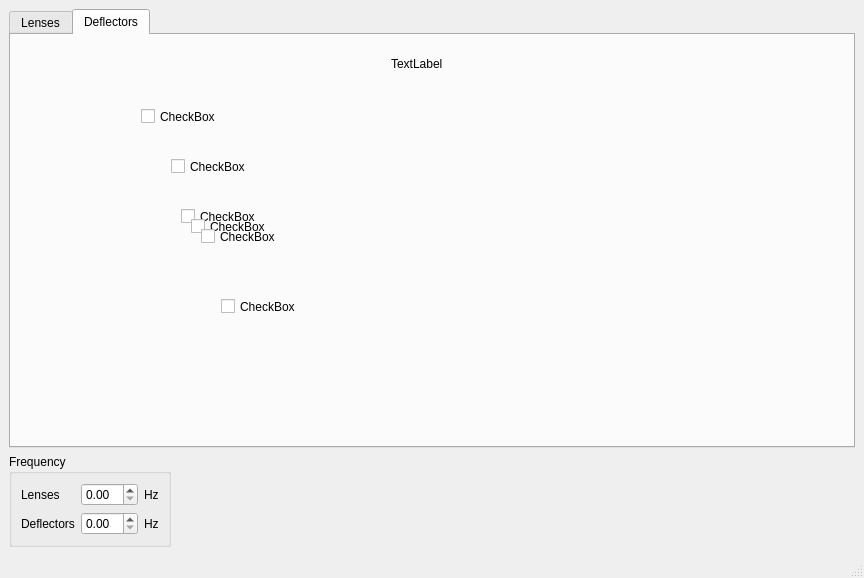
<?xml version="1.0" encoding="UTF-8"?>
<ui version="4.0">
 <class>MainWindow</class>
 <widget class="QMainWindow" name="MainWindow">
  <property name="geometry">
   <rect>
    <x>0</x>
    <y>0</y>
    <width>864</width>
    <height>578</height>
   </rect>
  </property>
  <property name="windowTitle">
   <string>MainWindow</string>
  </property>
  <widget class="QWidget" name="centralwidget">
   <layout class="QGridLayout" name="gridLayout">
    <item row="0" column="0">
     <widget class="QTabWidget" name="tabWidget">
      <property name="currentIndex">
       <number>1</number>
      </property>
      <widget class="QWidget" name="lensesTab">
       <attribute name="title">
        <string>Lenses</string>
       </attribute>
       <layout class="QGridLayout" name="gridLayout_2">
        <item row="1" column="3">
         <layout class="QHBoxLayout" name="horizontalLayout_2">
          <item>
           <widget class="QSlider" name="horizontalSlider_2">
            <property name="orientation">
             <enum>Qt::Horizontal</enum>
            </property>
           </widget>
          </item>
          <item>
           <widget class="QDoubleSpinBox" name="doubleSpinBox_11"/>
          </item>
         </layout>
        </item>
        <item row="1" column="4">
         <layout class="QHBoxLayout" name="horizontalLayout_3">
          <item>
           <widget class="QSlider" name="horizontalSlider_3">
            <property name="orientation">
             <enum>Qt::Horizontal</enum>
            </property>
           </widget>
          </item>
          <item>
           <widget class="QDoubleSpinBox" name="doubleSpinBox_21"/>
          </item>
         </layout>
        </item>
        <item row="7" column="4">
         <layout class="QHBoxLayout" name="horizontalLayout_26">
          <item>
           <widget class="QSlider" name="horizontalSlider_26">
            <property name="orientation">
             <enum>Qt::Horizontal</enum>
            </property>
           </widget>
          </item>
          <item>
           <widget class="QDoubleSpinBox" name="doubleSpinBox_26"/>
          </item>
         </layout>
        </item>
        <item row="0" column="4">
         <widget class="QLabel" name="label_4">
          <property name="text">
           <string>F</string>
          </property>
         </widget>
        </item>
        <item row="6" column="3">
         <layout class="QHBoxLayout" name="horizontalLayout_16">
          <item>
           <widget class="QSlider" name="horizontalSlider_16">
            <property name="orientation">
             <enum>Qt::Horizontal</enum>
            </property>
           </widget>
          </item>
          <item>
           <widget class="QDoubleSpinBox" name="doubleSpinBox_15"/>
          </item>
         </layout>
        </item>
        <item row="2" column="0">
         <widget class="QCheckBox" name="checkBox_3">
          <property name="text">
           <string>CL2</string>
          </property>
         </widget>
        </item>
        <item row="6" column="4">
         <layout class="QHBoxLayout" name="horizontalLayout_25">
          <item>
           <widget class="QSlider" name="horizontalSlider_25">
            <property name="orientation">
             <enum>Qt::Horizontal</enum>
            </property>
           </widget>
          </item>
          <item>
           <widget class="QDoubleSpinBox" name="doubleSpinBox_25"/>
          </item>
         </layout>
        </item>
        <item row="4" column="0">
         <widget class="QCheckBox" name="checkBox_4">
          <property name="text">
           <string>CM</string>
          </property>
         </widget>
        </item>
        <item row="9" column="1">
         <layout class="QHBoxLayout" name="horizontalLayout_10">
          <item>
           <widget class="QSlider" name="horizontalSlider_10">
            <property name="orientation">
             <enum>Qt::Horizontal</enum>
            </property>
           </widget>
          </item>
          <item>
           <widget class="QDoubleSpinBox" name="doubleSpinBox_8"/>
          </item>
         </layout>
        </item>
        <item row="1" column="0">
         <widget class="QCheckBox" name="checkBox">
          <property name="text">
           <string>CL1</string>
          </property>
         </widget>
        </item>
        <item row="8" column="0">
         <widget class="QCheckBox" name="checkBox_7">
          <property name="text">
           <string>IL1</string>
          </property>
         </widget>
        </item>
        <item row="9" column="3">
         <layout class="QHBoxLayout" name="horizontalLayout_19">
          <item>
           <widget class="QSlider" name="horizontalSlider_19">
            <property name="orientation">
             <enum>Qt::Horizontal</enum>
            </property>
           </widget>
          </item>
          <item>
           <widget class="QDoubleSpinBox" name="doubleSpinBox_18"/>
          </item>
         </layout>
        </item>
        <item row="0" column="1">
         <widget class="QLabel" name="label_2">
          <property name="text">
           <string>X</string>
          </property>
         </widget>
        </item>
        <item row="6" column="1">
         <layout class="QHBoxLayout" name="horizontalLayout_7">
          <item>
           <widget class="QSlider" name="horizontalSlider_7">
            <property name="orientation">
             <enum>Qt::Horizontal</enum>
            </property>
           </widget>
          </item>
          <item>
           <widget class="QDoubleSpinBox" name="doubleSpinBox_5"/>
          </item>
         </layout>
        </item>
        <item row="0" column="3">
         <widget class="QLabel" name="label_3">
          <property name="text">
           <string>Y</string>
          </property>
         </widget>
        </item>
        <item row="8" column="3">
         <layout class="QHBoxLayout" name="horizontalLayout_18">
          <item>
           <widget class="QSlider" name="horizontalSlider_18">
            <property name="orientation">
             <enum>Qt::Horizontal</enum>
            </property>
           </widget>
          </item>
          <item>
           <widget class="QDoubleSpinBox" name="doubleSpinBox_17"/>
          </item>
         </layout>
        </item>
        <item row="11" column="3">
         <layout class="QHBoxLayout" name="horizontalLayout_21">
          <item>
           <widget class="QSlider" name="horizontalSlider_21">
            <property name="orientation">
             <enum>Qt::Horizontal</enum>
            </property>
           </widget>
          </item>
          <item>
           <widget class="QDoubleSpinBox" name="doubleSpinBox_20"/>
          </item>
         </layout>
        </item>
        <item row="3" column="3">
         <layout class="QHBoxLayout" name="horizontalLayout_14">
          <item>
           <widget class="QSlider" name="horizontalSlider_14">
            <property name="orientation">
             <enum>Qt::Horizontal</enum>
            </property>
           </widget>
          </item>
          <item>
           <widget class="QDoubleSpinBox" name="doubleSpinBox_13"/>
          </item>
         </layout>
        </item>
        <item row="0" column="0">
         <widget class="QLabel" name="label">
          <property name="text">
           <string>Lens</string>
          </property>
         </widget>
        </item>
        <item row="10" column="1">
         <layout class="QHBoxLayout" name="horizontalLayout_11">
          <item>
           <widget class="QSlider" name="horizontalSlider_11">
            <property name="orientation">
             <enum>Qt::Horizontal</enum>
            </property>
           </widget>
          </item>
          <item>
           <widget class="QDoubleSpinBox" name="doubleSpinBox_9"/>
          </item>
         </layout>
        </item>
        <item row="1" column="1">
         <layout class="QHBoxLayout" name="horizontalLayout">
          <item>
           <widget class="QSlider" name="horizontalSlider">
            <property name="orientation">
             <enum>Qt::Horizontal</enum>
            </property>
           </widget>
          </item>
          <item>
           <widget class="QDoubleSpinBox" name="doubleSpinBox"/>
          </item>
         </layout>
        </item>
        <item row="11" column="4">
         <layout class="QHBoxLayout" name="horizontalLayout_30">
          <item>
           <widget class="QSlider" name="horizontalSlider_30">
            <property name="orientation">
             <enum>Qt::Horizontal</enum>
            </property>
           </widget>
          </item>
          <item>
           <widget class="QDoubleSpinBox" name="doubleSpinBox_30"/>
          </item>
         </layout>
        </item>
        <item row="11" column="1">
         <layout class="QHBoxLayout" name="horizontalLayout_12">
          <item>
           <widget class="QSlider" name="horizontalSlider_12">
            <property name="orientation">
             <enum>Qt::Horizontal</enum>
            </property>
           </widget>
          </item>
          <item>
           <widget class="QDoubleSpinBox" name="doubleSpinBox_10"/>
          </item>
         </layout>
        </item>
        <item row="7" column="1">
         <layout class="QHBoxLayout" name="horizontalLayout_8">
          <item>
           <widget class="QSlider" name="horizontalSlider_8">
            <property name="orientation">
             <enum>Qt::Horizontal</enum>
            </property>
           </widget>
          </item>
          <item>
           <widget class="QDoubleSpinBox" name="doubleSpinBox_6"/>
          </item>
         </layout>
        </item>
        <item row="11" column="0">
         <widget class="QCheckBox" name="checkBox_10">
          <property name="text">
           <string>PL</string>
          </property>
         </widget>
        </item>
        <item row="4" column="1">
         <layout class="QHBoxLayout" name="horizontalLayout_6">
          <item>
           <widget class="QSlider" name="horizontalSlider_6">
            <property name="orientation">
             <enum>Qt::Horizontal</enum>
            </property>
           </widget>
          </item>
          <item>
           <widget class="QDoubleSpinBox" name="doubleSpinBox_4"/>
          </item>
         </layout>
        </item>
        <item row="7" column="3">
         <layout class="QHBoxLayout" name="horizontalLayout_17">
          <item>
           <widget class="QSlider" name="horizontalSlider_17">
            <property name="orientation">
             <enum>Qt::Horizontal</enum>
            </property>
           </widget>
          </item>
          <item>
           <widget class="QDoubleSpinBox" name="doubleSpinBox_16"/>
          </item>
         </layout>
        </item>
        <item row="3" column="0">
         <widget class="QCheckBox" name="checkBox_2">
          <property name="text">
           <string>CL3</string>
          </property>
         </widget>
        </item>
        <item row="10" column="4">
         <layout class="QHBoxLayout" name="horizontalLayout_29">
          <item>
           <widget class="QSlider" name="horizontalSlider_29">
            <property name="orientation">
             <enum>Qt::Horizontal</enum>
            </property>
           </widget>
          </item>
          <item>
           <widget class="QDoubleSpinBox" name="doubleSpinBox_29"/>
          </item>
         </layout>
        </item>
        <item row="3" column="1">
         <layout class="QHBoxLayout" name="horizontalLayout_5">
          <item>
           <widget class="QSlider" name="horizontalSlider_5">
            <property name="orientation">
             <enum>Qt::Horizontal</enum>
            </property>
           </widget>
          </item>
          <item>
           <widget class="QDoubleSpinBox" name="doubleSpinBox_3"/>
          </item>
         </layout>
        </item>
        <item row="8" column="1">
         <layout class="QHBoxLayout" name="horizontalLayout_9">
          <item>
           <widget class="QSlider" name="horizontalSlider_9">
            <property name="orientation">
             <enum>Qt::Horizontal</enum>
            </property>
           </widget>
          </item>
          <item>
           <widget class="QDoubleSpinBox" name="doubleSpinBox_7"/>
          </item>
         </layout>
        </item>
        <item row="2" column="1">
         <layout class="QHBoxLayout" name="horizontalLayout_4">
          <item>
           <widget class="QSlider" name="horizontalSlider_4">
            <property name="orientation">
             <enum>Qt::Horizontal</enum>
            </property>
           </widget>
          </item>
          <item>
           <widget class="QDoubleSpinBox" name="doubleSpinBox_2"/>
          </item>
         </layout>
        </item>
        <item row="2" column="3">
         <layout class="QHBoxLayout" name="horizontalLayout_13">
          <item>
           <widget class="QSlider" name="horizontalSlider_13">
            <property name="orientation">
             <enum>Qt::Horizontal</enum>
            </property>
           </widget>
          </item>
          <item>
           <widget class="QDoubleSpinBox" name="doubleSpinBox_12"/>
          </item>
         </layout>
        </item>
        <item row="4" column="3">
         <layout class="QHBoxLayout" name="horizontalLayout_15">
          <item>
           <widget class="QSlider" name="horizontalSlider_15">
            <property name="orientation">
             <enum>Qt::Horizontal</enum>
            </property>
           </widget>
          </item>
          <item>
           <widget class="QDoubleSpinBox" name="doubleSpinBox_14"/>
          </item>
         </layout>
        </item>
        <item row="9" column="0">
         <widget class="QCheckBox" name="checkBox_8">
          <property name="text">
           <string>IL2</string>
          </property>
         </widget>
        </item>
        <item row="2" column="4">
         <layout class="QHBoxLayout" name="horizontalLayout_22">
          <item>
           <widget class="QSlider" name="horizontalSlider_22">
            <property name="orientation">
             <enum>Qt::Horizontal</enum>
            </property>
           </widget>
          </item>
          <item>
           <widget class="QDoubleSpinBox" name="doubleSpinBox_22"/>
          </item>
         </layout>
        </item>
        <item row="4" column="4">
         <layout class="QHBoxLayout" name="horizontalLayout_24">
          <item>
           <widget class="QSlider" name="horizontalSlider_24">
            <property name="orientation">
             <enum>Qt::Horizontal</enum>
            </property>
           </widget>
          </item>
          <item>
           <widget class="QDoubleSpinBox" name="doubleSpinBox_24"/>
          </item>
         </layout>
        </item>
        <item row="10" column="3">
         <layout class="QHBoxLayout" name="horizontalLayout_20">
          <item>
           <widget class="QSlider" name="horizontalSlider_20">
            <property name="orientation">
             <enum>Qt::Horizontal</enum>
            </property>
           </widget>
          </item>
          <item>
           <widget class="QDoubleSpinBox" name="doubleSpinBox_19"/>
          </item>
         </layout>
        </item>
        <item row="3" column="4">
         <layout class="QHBoxLayout" name="horizontalLayout_23">
          <item>
           <widget class="QSlider" name="horizontalSlider_23">
            <property name="orientation">
             <enum>Qt::Horizontal</enum>
            </property>
           </widget>
          </item>
          <item>
           <widget class="QDoubleSpinBox" name="doubleSpinBox_23"/>
          </item>
         </layout>
        </item>
        <item row="9" column="4">
         <layout class="QHBoxLayout" name="horizontalLayout_28">
          <item>
           <widget class="QSlider" name="horizontalSlider_28">
            <property name="orientation">
             <enum>Qt::Horizontal</enum>
            </property>
           </widget>
          </item>
          <item>
           <widget class="QDoubleSpinBox" name="doubleSpinBox_28"/>
          </item>
         </layout>
        </item>
        <item row="10" column="0">
         <widget class="QCheckBox" name="checkBox_9">
          <property name="text">
           <string>IL3</string>
          </property>
         </widget>
        </item>
        <item row="8" column="4">
         <layout class="QHBoxLayout" name="horizontalLayout_27">
          <item>
           <widget class="QSlider" name="horizontalSlider_27">
            <property name="orientation">
             <enum>Qt::Horizontal</enum>
            </property>
           </widget>
          </item>
          <item>
           <widget class="QDoubleSpinBox" name="doubleSpinBox_27"/>
          </item>
         </layout>
        </item>
        <item row="6" column="0">
         <widget class="QCheckBox" name="checkBox_5">
          <property name="text">
           <string>OL</string>
          </property>
         </widget>
        </item>
        <item row="7" column="0">
         <widget class="QCheckBox" name="checkBox_6">
          <property name="text">
           <string>OM</string>
          </property>
         </widget>
        </item>
       </layout>
      </widget>
      <widget class="QWidget" name="deflectorTab">
       <attribute name="title">
        <string>Deflectors</string>
       </attribute>
       <widget class="QCheckBox" name="checkBox_11">
        <property name="geometry">
         <rect>
          <x>130</x>
          <y>70</y>
          <width>92</width>
          <height>23</height>
         </rect>
        </property>
        <property name="text">
         <string>CheckBox</string>
        </property>
       </widget>
       <widget class="QCheckBox" name="checkBox_12">
        <property name="geometry">
         <rect>
          <x>160</x>
          <y>120</y>
          <width>92</width>
          <height>23</height>
         </rect>
        </property>
        <property name="text">
         <string>CheckBox</string>
        </property>
       </widget>
       <widget class="QCheckBox" name="checkBox_13">
        <property name="geometry">
         <rect>
          <x>170</x>
          <y>170</y>
          <width>92</width>
          <height>23</height>
         </rect>
        </property>
        <property name="text">
         <string>CheckBox</string>
        </property>
       </widget>
       <widget class="QCheckBox" name="checkBox_14">
        <property name="geometry">
         <rect>
          <x>180</x>
          <y>180</y>
          <width>92</width>
          <height>23</height>
         </rect>
        </property>
        <property name="text">
         <string>CheckBox</string>
        </property>
       </widget>
       <widget class="QCheckBox" name="checkBox_15">
        <property name="geometry">
         <rect>
          <x>190</x>
          <y>190</y>
          <width>92</width>
          <height>23</height>
         </rect>
        </property>
        <property name="text">
         <string>CheckBox</string>
        </property>
       </widget>
       <widget class="QCheckBox" name="checkBox_16">
        <property name="geometry">
         <rect>
          <x>210</x>
          <y>260</y>
          <width>92</width>
          <height>23</height>
         </rect>
        </property>
        <property name="text">
         <string>CheckBox</string>
        </property>
       </widget>
       <widget class="QLabel" name="label_9">
        <property name="geometry">
         <rect>
          <x>380</x>
          <y>20</y>
          <width>67</width>
          <height>17</height>
         </rect>
        </property>
        <property name="text">
         <string>TextLabel</string>
        </property>
       </widget>
      </widget>
     </widget>
    </item>
    <item row="1" column="0">
     <widget class="QGroupBox" name="groupBox">
      <property name="sizePolicy">
       <sizepolicy hsizetype="Maximum" vsizetype="Preferred">
        <horstretch>0</horstretch>
        <verstretch>0</verstretch>
       </sizepolicy>
      </property>
      <property name="title">
       <string>Frequency</string>
      </property>
      <layout class="QGridLayout" name="gridLayout_3">
       <item row="0" column="0">
        <widget class="QLabel" name="label_6">
         <property name="text">
          <string>Lenses</string>
         </property>
        </widget>
       </item>
       <item row="0" column="3">
        <widget class="QDoubleSpinBox" name="doubleSpinBox_32"/>
       </item>
       <item row="1" column="0">
        <widget class="QLabel" name="label_5">
         <property name="text">
          <string>Deflectors</string>
         </property>
        </widget>
       </item>
       <item row="1" column="3">
        <widget class="QDoubleSpinBox" name="doubleSpinBox_31"/>
       </item>
       <item row="0" column="4">
        <widget class="QLabel" name="label_7">
         <property name="text">
          <string>Hz</string>
         </property>
        </widget>
       </item>
       <item row="1" column="4">
        <widget class="QLabel" name="label_8">
         <property name="text">
          <string>Hz</string>
         </property>
        </widget>
       </item>
      </layout>
     </widget>
    </item>
   </layout>
  </widget>
  <widget class="QMenuBar" name="menubar">
   <property name="geometry">
    <rect>
     <x>0</x>
     <y>0</y>
     <width>864</width>
     <height>22</height>
    </rect>
   </property>
  </widget>
  <widget class="QStatusBar" name="statusbar"/>
 </widget>
 <resources/>
 <connections/>
</ui>
